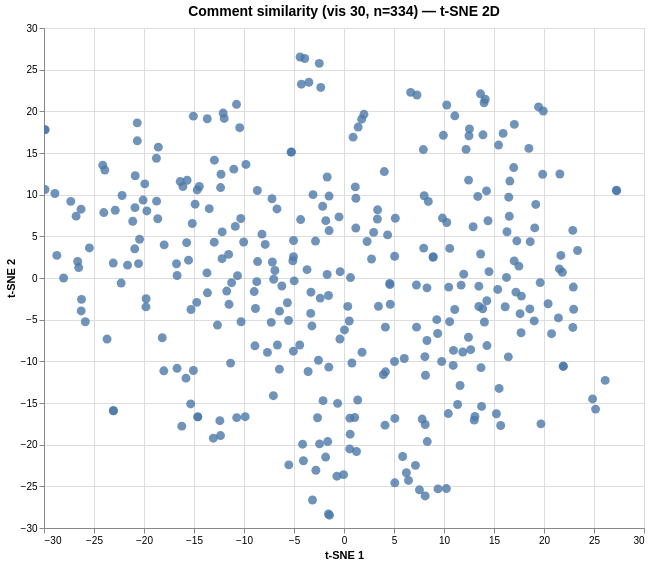

Write the Vega-Lite specification saved for this chart.
### Vega specification from a JSON file in a GitHub repository (floating-point values rounded to 4 significant figures; data arrays with more than 128 entries replaced by an {"elided": "..."} marker saying what was removed)
{"$schema": "https://vega.github.io/schema/vega/v6.json", "data": [{"name": "param_1e9efca18e7a2868_store"}, {"name": "source_0", "values": {"elided": "334 records"}}, {"name": "source_0_x_domain_dim_1", "values": [{"min": -29.94, "max": 27.26}]}, {"name": "source_0_y_domain_dim_2", "values": [{"min": -28.46, "max": 26.52}]}], "signals": [{"name": "unit", "value": {}, "on": [{"events": "pointermove", "update": "isTuple(group()) ? group() : unit"}]}, {"name": "param_1e9efca18e7a2868", "update": "vlSelectionResolve(\"param_1e9efca18e7a2868_store\", \"union\")"}, {"name": "param_1e9efca18e7a2868_dim_1", "on": [{"events": [{"source": "view", "type": "dblclick"}], "update": "null"}, {"events": {"signal": "param_1e9efca18e7a2868_translate_delta"}, "update": "panLinear(param_1e9efca18e7a2868_translate_anchor.extent_x, -param_1e9efca18e7a2868_translate_delta.x / width)"}, {"events": {"signal": "param_1e9efca18e7a2868_zoom_delta"}, "update": "zoomLinear(domain(\"x\"), param_1e9efca18e7a2868_zoom_anchor.x, param_1e9efca18e7a2868_zoom_delta)"}]}, {"name": "param_1e9efca18e7a2868_dim_2", "on": [{"events": [{"source": "view", "type": "dblclick"}], "update": "null"}, {"events": {"signal": "param_1e9efca18e7a2868_translate_delta"}, "update": "panLinear(param_1e9efca18e7a2868_translate_anchor.extent_y, param_1e9efca18e7a2868_translate_delta.y / height)"}, {"events": {"signal": "param_1e9efca18e7a2868_zoom_delta"}, "update": "zoomLinear(domain(\"y\"), param_1e9efca18e7a2868_zoom_anchor.y, param_1e9efca18e7a2868_zoom_delta)"}]}, {"name": "param_1e9efca18e7a2868_tuple", "on": [{"events": [{"signal": "param_1e9efca18e7a2868_dim_1 || param_1e9efca18e7a2868_dim_2"}], "update": "param_1e9efca18e7a2868_dim_1 && param_1e9efca18e7a2868_dim_2 ? {unit: \"\", fields: param_1e9efca18e7a2868_tuple_fields, values: [param_1e9efca18e7a2868_dim_1,param_1e9efca18e7a2868_dim_2]} : null"}]}, {"name": "param_1e9efca18e7a2868_tuple_fields", "value": [{"field": "dim_1", "channel": "x", "type": "R"}, {"field": "dim_2", "channel": "y", "type": "R"}]}, {"name": "param_1e9efca18e7a2868_translate_anchor", "value": {}, "on": [{"events": [{"source": "scope", "type": "pointerdown"}], "update": "{x: x(unit), y: y(unit), extent_x: domain(\"x\"), extent_y: domain(\"y\")}"}]}, {"name": "param_1e9efca18e7a2868_translate_delta", "value": {}, "on": [{"events": [{"source": "window", "between": [{"source": "scope", "type": "pointerdown"}, {"source": "window", "type": "pointerup"}], "type": "pointermove", "consume": true}], "update": "{x: param_1e9efca18e7a2868_translate_anchor.x - x(unit), y: param_1e9efca18e7a2868_translate_anchor.y - y(unit)}"}]}, {"name": "param_1e9efca18e7a2868_zoom_anchor", "on": [{"events": [{"source": "scope", "type": "wheel", "consume": true}], "update": "{x: invert(\"x\", x(unit)), y: invert(\"y\", y(unit))}"}]}, {"name": "param_1e9efca18e7a2868_zoom_delta", "on": [{"events": [{"source": "scope", "type": "wheel", "consume": true}], "update": "pow(1.001, event.deltaY * pow(16, event.deltaMode))", "force": true}]}, {"name": "param_1e9efca18e7a2868_modify", "on": [{"events": {"signal": "param_1e9efca18e7a2868_tuple"}, "update": "modify(\"param_1e9efca18e7a2868_store\", param_1e9efca18e7a2868_tuple, true)"}]}], "marks": [{"type": "symbol", "name": "marks", "from": {"data": "source_0"}, "encode": {"update": {"x": {"field": "dim_1", "scale": "x"}, "shape": {"value": "circle"}, "tooltip": {"signal": "{\"Comment #\": format(datum[\"index\"], \"\"), \"Comment\": isValid(datum[\"comment\"]) ? datum[\"comment\"] : \"\"+datum[\"comment\"]}"}, "fill": {"value": "#4c78a8"}, "opacity": {"value": 0.8}, "y": {"field": "dim_2", "scale": "y"}, "size": {"value": 80}}}, "style": ["circle"], "interactive": true, "clip": true}], "scales": [{"name": "x", "type": "linear", "domain": [{"signal": "(data(\"source_0_x_domain_dim_1\")[0] || {}).min"}, {"signal": "(data(\"source_0_x_domain_dim_1\")[0] || {}).max"}], "range": [0, {"signal": "width"}], "domainRaw": {"signal": "param_1e9efca18e7a2868[\"dim_1\"]"}, "nice": true, "zero": true}, {"name": "y", "type": "linear", "domain": [{"signal": "(data(\"source_0_y_domain_dim_2\")[0] || {}).min"}, {"signal": "(data(\"source_0_y_domain_dim_2\")[0] || {}).max"}], "range": [{"signal": "height"}, 0], "nice": true, "zero": true, "domainRaw": {"signal": "param_1e9efca18e7a2868[\"dim_2\"]"}}], "axes": [{"scale": "x", "domain": false, "tickCount": {"signal": "ceil(width/40)"}, "aria": false, "zindex": 0, "orient": "bottom", "minExtent": 0, "ticks": false, "gridScale": "y", "grid": true, "labels": false, "maxExtent": 0}, {"scale": "y", "ticks": false, "tickCount": {"signal": "ceil(height/40)"}, "zindex": 0, "grid": true, "maxExtent": 0, "gridScale": "x", "aria": false, "domain": false, "labels": false, "orient": "left", "minExtent": 0}, {"scale": "x", "labelOverlap": true, "tickCount": {"signal": "ceil(width/40)"}, "grid": false, "zindex": 0, "orient": "bottom", "title": "t-SNE 1", "labelFlush": true}, {"scale": "y", "title": "t-SNE 2", "orient": "left", "zindex": 0, "tickCount": {"signal": "ceil(height/40)"}, "grid": false, "labelOverlap": true}], "title": {"text": "Comment similarity (vis 30, n=334) — t-SNE 2D", "frame": "group", "fontSize": 14}, "padding": 5, "width": 600, "background": "white", "height": 500, "style": "cell"}
